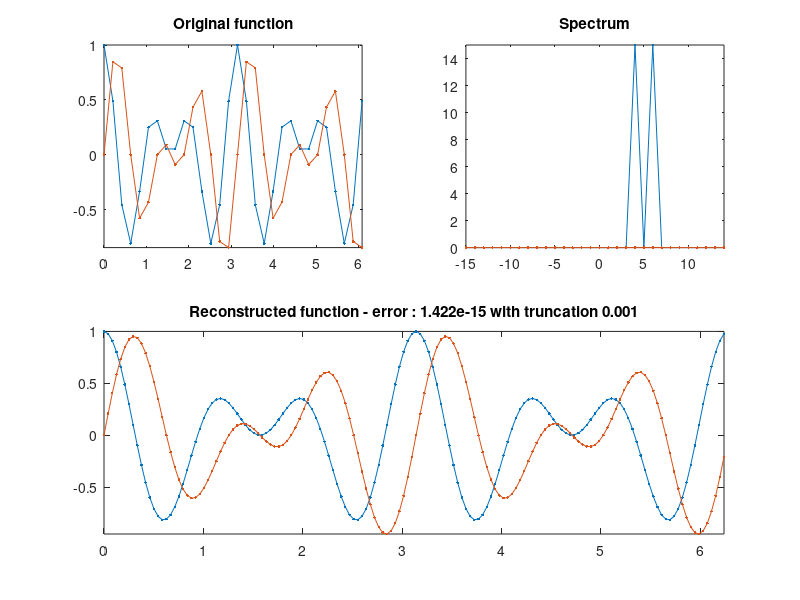

Write the MATLAB code that produced this figure.
%%% fft tests
clc; clear all;
N = 30; % y(x) sampling points
fact = 5; % integer of over-reconstruction M = fact * N
freq = 5;
truncLevel = 1e-3; % truncation level in coefficients preserved
%% tested function
x=linspace(0,2*pi*(N-1)/N,N);
% y=cos(x*freq);
y=exp(1i*x*freq).*cos(x);
figure(1); subplot(2,2,1); 
plot(x,real(y),'.-',x,imag(y),'.-'); axis('tight');
title('Original function');
%% fft function call
Y=fft(y);
X=-floor(N/2):floor(N/2)-1;
subplot(2,2,2); plot(X,real(fftshift(Y)),'.-',X, imag(fftshift(Y)),'.-'); axis('tight');
title('Spectrum');
%% implemented ifft with possible truncation
M=fact*N;
x_rec=linspace(0,2*pi*(M-1)/M,M);
y_rec = zeros(size(x_rec));
angles = x_rec;
% positive freq coeffs
for i=0:floor(N/2)+1
   if (abs(Y(i+1)/max(Y)) > truncLevel) 
      y_rec = y_rec + 1/N*Y(i+1)*exp(1i*angles*i);
   end
end
% negative freq coeffs
for i=floor(N/2)+2:N
   if (abs(Y(i)/max(Y)) > truncLevel)
      y_rec = y_rec + 1/N*Y(i)*exp(-1i*angles*(N+1-i));
   end
end
subplot(2,2,[3 4]); plot(x_rec,real(y_rec),'.-',x_rec,imag(y_rec),'.-');
axis('tight'); title(['Reconstructed function - error : ', ...
   num2str(norm(y-y_rec(1:fact:end))/norm(y)),' with truncation ', ...
   num2str(truncLevel)]);